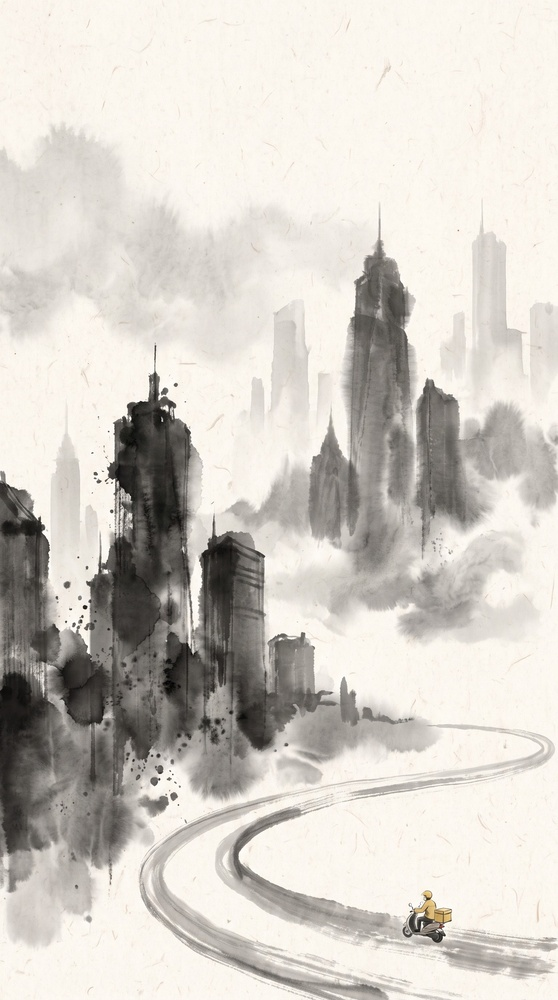
#> input picture shanpoyang-waimai/art/jpg/A_day.jpg, 558 x 1000 px, shrunk from 1536 x 2752 before the run, given in place of R_rider.png, which was not available
$ python prep_art.py
#> lines starting #> are read from the running program, lines starting #| are printed output that depends on the picture; after the words box and inside, x2 and y2 are one past the last pixel; in counts of white or black regions, pixels touching at a corner belong together; pictures that were not available may be replaced by others from this repository, and a replacement may not be noted
#!/usr/bin/env python3
"""art/*.png（Gemini 原图）→ art/jpg/*.jpg（渲染用）；骑手小像与墨滴做平场校正（纸色→纯白，便于正片叠底）。"""
import glob, os
import numpy as np
from PIL import Image, ImageFilter
ROOT = os.path.dirname(os.path.dirname(os.path.abspath(__file__)))
os.makedirs(f"{ROOT}/art/jpg", exist_ok=True)
for f in sorted(glob.glob(f"{ROOT}/art/[A-P]_*.png")):   # Q_drop / R_rider 单独处理
    n = os.path.basename(f)[:-4]
    Image.open(f).convert("RGB").save(f"{ROOT}/art/jpg/{n}.jpg", quality=90, optimize=True)
    print(n)
im = Image.open(f"{ROOT}/art/R_rider.png").convert("RGB")
#> im is the input picture: PIL image 558x1000 RGB; mean R, G, B 210.2, 205.5, 198.3
a = np.asarray(im).astype(np.float32)
paper = np.asarray(im.filter(ImageFilter.MaxFilter(31)).filter(ImageFilter.GaussianBlur(40))).astype(np.float32)
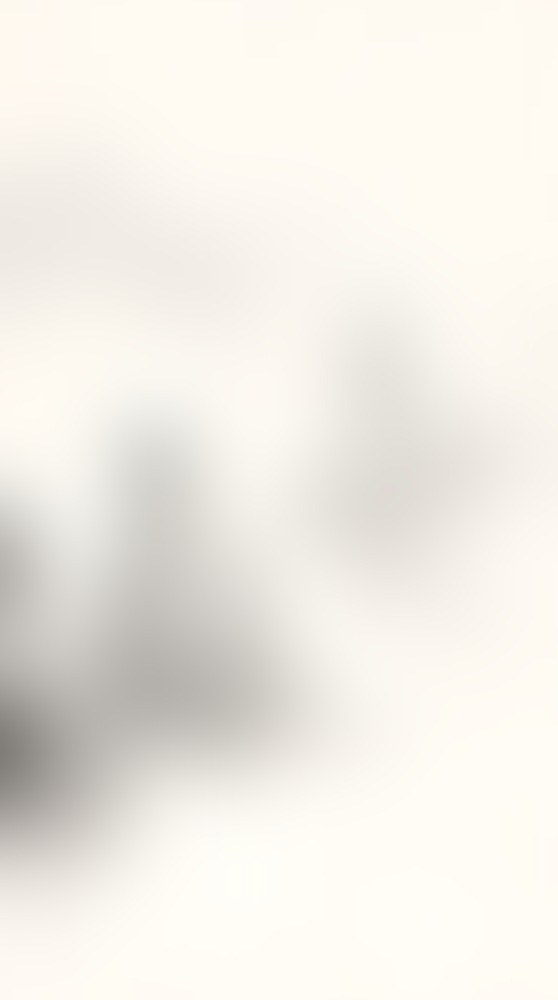
#> paper: shape (1000, 558, 3) float32; mean R, G, B 241.7, 238, 230.9
flat = np.clip(a / np.maximum(paper, 1) * 255, 0, 255)
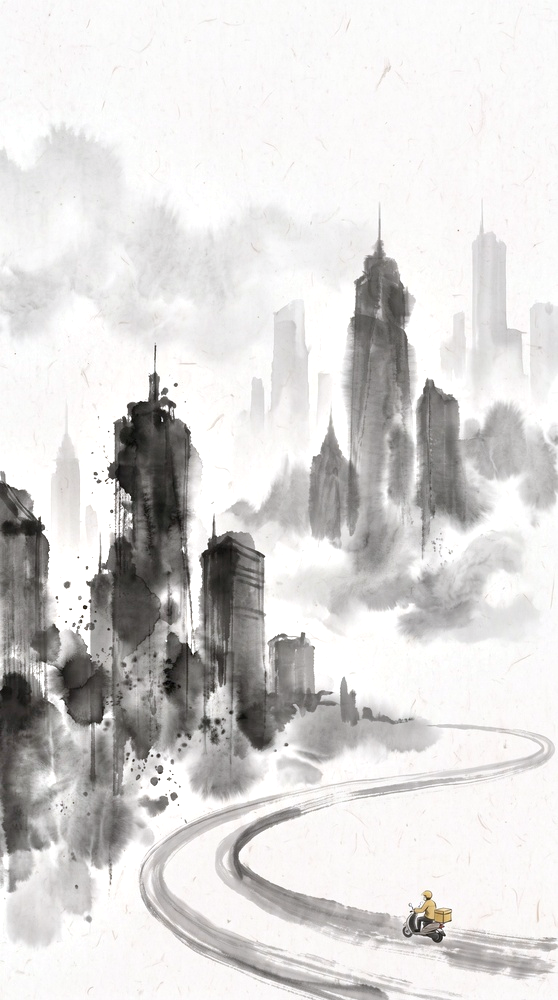
#> flat: shape (1000, 558, 3) float32; mean R, G, B 218.1, 216.5, 215.5
ink = (255 - flat.min(2)) > 60
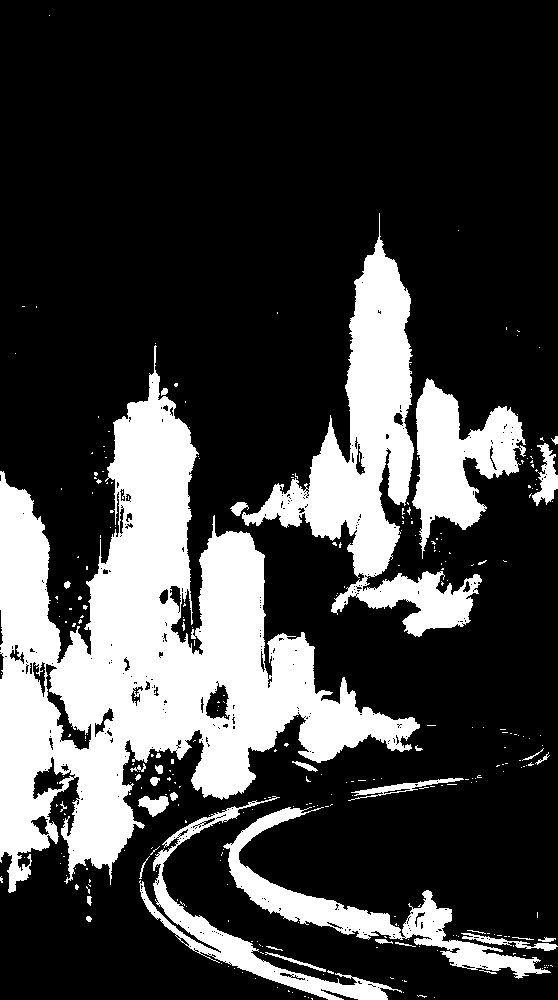
#> ink: shape (1000, 558) bool; 24.6% white; 318 white regions (283 under 20 px), largest, box (x1, y1, x2, y2) and area: (0, 345, 420, 893) 82236, (242, 213, 482, 637) 25935, (412, 378, 526, 559) 9439
ys, xs = np.where(ink); pad = 30
box = (max(0, xs.min() - pad), max(0, ys.min() - pad), min(a.shape[1], xs.max() + pad), min(a.shape[0], ys.max() + pad))
#> box = (0, 0, 558, 1000)
Image.fromarray(flat.astype(np.uint8)).crop(box).save(f"{ROOT}/art/jpg/rider.png", optimize=True)
print("rider", box)
#| rider (0, 0, 558, 1000)
im = Image.open(f"{ROOT}/art/Q_drop.png").convert("RGB")
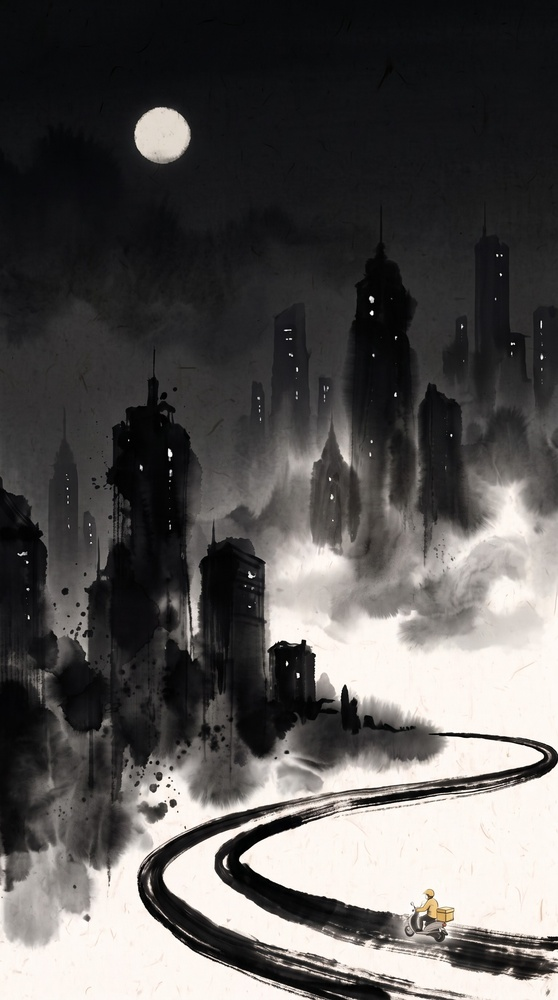
#> input picture shanpoyang-waimai/art/jpg/B_night.jpg, 558 x 1000 px, shrunk from 1536 x 2752 before the run, given in place of Q_drop.png, which was not available
#> im is the input picture: PIL image 558x1000 RGB; mean R, G, B 87.7, 85.4, 84.1
a = np.asarray(im).astype(np.float32)
paper = np.asarray(im.filter(ImageFilter.MaxFilter(41)).filter(ImageFilter.GaussianBlur(60))).astype(np.float32)
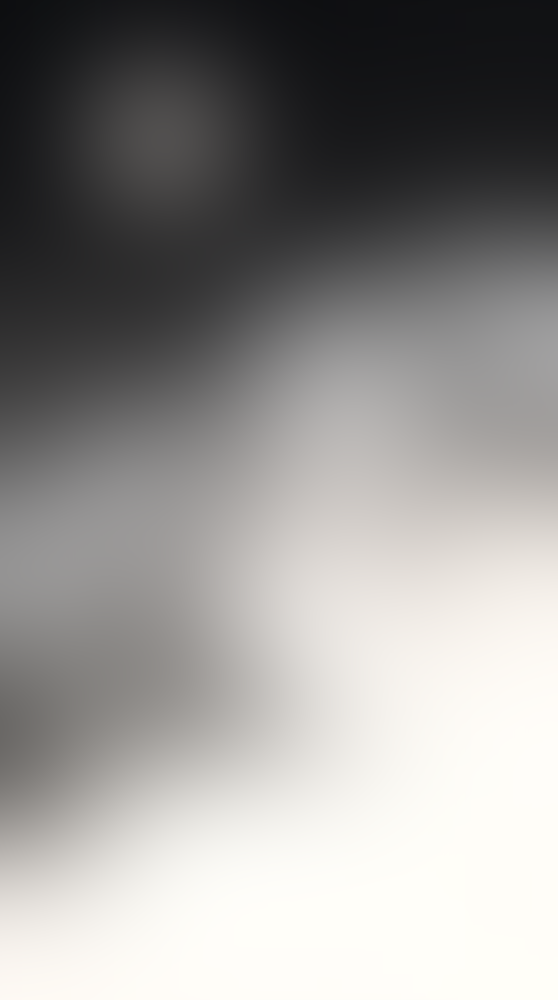
#> paper: shape (1000, 558, 3) float32; mean R, G, B 148.1, 146.4, 144.5
flat = np.clip(a / np.maximum(paper, 1) * 255, 0, 255).mean(2)
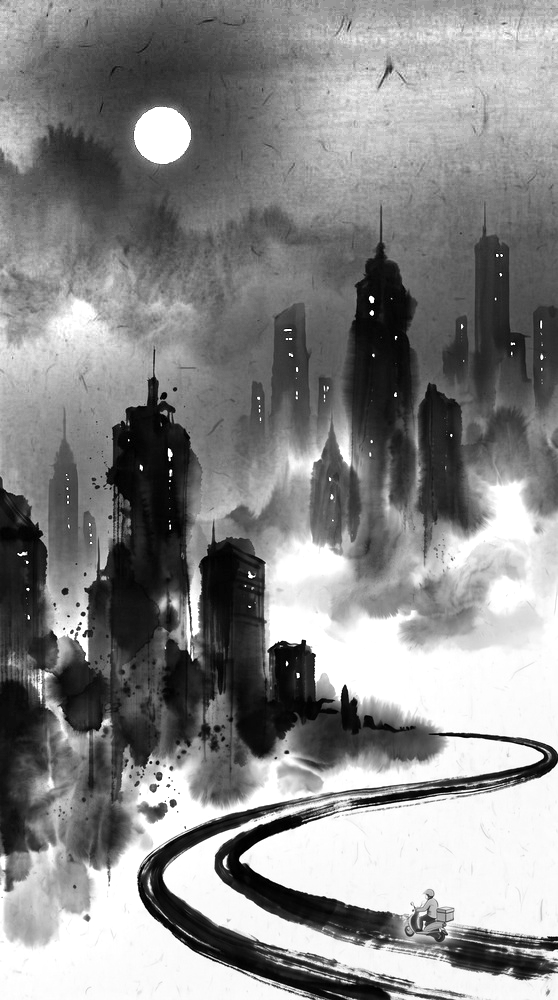
#> flat: shape (1000, 558) float32; min 0, max 255, mean 136.6
Image.fromarray(flat.astype(np.uint8)).convert("RGB").save(f"{ROOT}/art/jpg/drop.jpg", quality=92)
print("drop")
